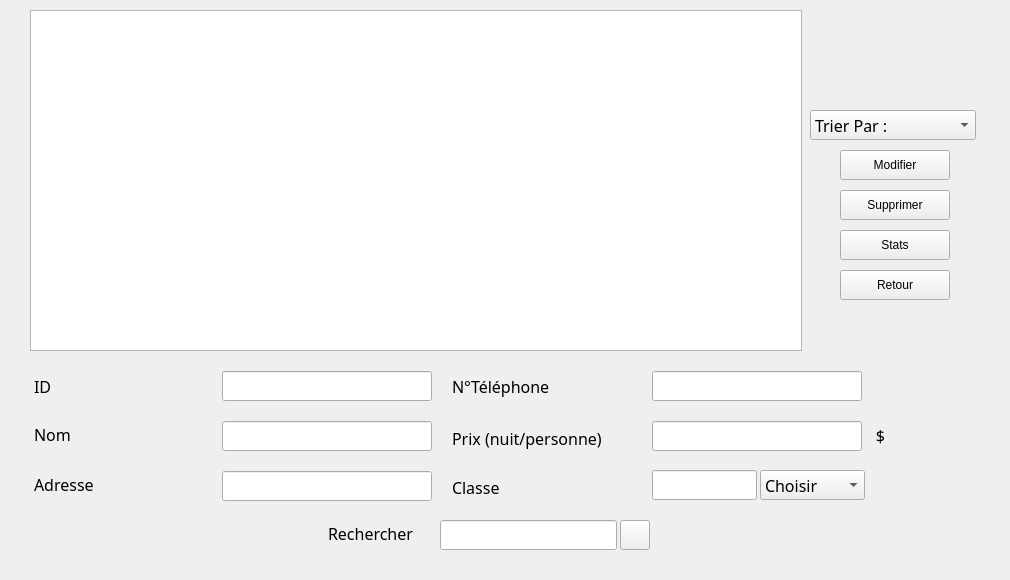
   <widget class="QWidget" name="Afficher_2">
    <attribute name="icon">
     <iconset resource="Ressources.qrc">
      <normaloff>:/Boutons/Bottons/Afficher.png</normaloff>:/Boutons/Bottons/Afficher.png</iconset>
    </attribute>
    <attribute name="title">
     <string>Afficher</string>
    </attribute>
    <widget class="QPushButton" name="pushButton_12">
     <property name="geometry">
      <rect>
       <x>840</x>
       <y>150</y>
       <width>110</width>
       <height>30</height>
      </rect>
     </property>
     <property name="text">
      <string>Modifier</string>
     </property>
     <property name="icon">
      <iconset resource="Ressources.qrc">
       <normaloff>:/Boutons/Bottons/Modifier.png</normaloff>:/Boutons/Bottons/Modifier.png</iconset>
     </property>
    </widget>
    <widget class="QPushButton" name="pushButton_13">
     <property name="geometry">
      <rect>
       <x>840</x>
       <y>190</y>
       <width>110</width>
       <height>30</height>
      </rect>
     </property>
     <property name="text">
      <string>Supprimer</string>
     </property>
     <property name="icon">
      <iconset resource="Ressources.qrc">
       <normaloff>:/Boutons/Bottons/Supprimer.png</normaloff>:/Boutons/Bottons/Supprimer.png</iconset>
     </property>
    </widget>
    <widget class="QPushButton" name="pushButton_14">
     <property name="geometry">
      <rect>
       <x>840</x>
       <y>230</y>
       <width>110</width>
       <height>30</height>
      </rect>
     </property>
     <property name="text">
      <string>Stats</string>
     </property>
     <property name="icon">
      <iconset resource="Ressources.qrc">
       <normaloff>:/Boutons/Bottons/Statistiques.png</normaloff>:/Boutons/Bottons/Statistiques.png</iconset>
     </property>
    </widget>
    <widget class="QLabel" name="labelupdateprice_2">
     <property name="geometry">
      <rect>
       <x>452</x>
       <y>428</y>
       <width>201</width>
       <height>21</height>
      </rect>
     </property>
     <property name="font">
      <font>
       <family>Franklin Gothic Demi Cond</family>
       <pointsize>12</pointsize>
       <weight>50</weight>
       <italic>false</italic>
       <bold>false</bold>
      </font>
     </property>
     <property name="text">
      <string>Prix (nuit/personne)</string>
     </property>
    </widget>
    <widget class="QLabel" name="labelupdateid_3">
     <property name="geometry">
      <rect>
       <x>34</x>
       <y>376</y>
       <width>181</width>
       <height>20</height>
      </rect>
     </property>
     <property name="font">
      <font>
       <family>Franklin Gothic Demi Cond</family>
       <pointsize>12</pointsize>
       <weight>50</weight>
       <italic>false</italic>
       <bold>false</bold>
      </font>
     </property>
     <property name="text">
      <string>ID</string>
     </property>
     <property name="alignment">
      <set>Qt::AlignLeading|Qt::AlignLeft|Qt::AlignVCenter</set>
     </property>
    </widget>
    <widget class="QLineEdit" name="id">
     <property name="geometry">
      <rect>
       <x>222</x>
       <y>371</y>
       <width>210</width>
       <height>30</height>
      </rect>
     </property>
     <property name="font">
      <font>
       <family>Franklin Gothic Demi Cond</family>
       <pointsize>12</pointsize>
       <weight>50</weight>
       <italic>false</italic>
       <bold>false</bold>
      </font>
     </property>
     <property name="dragEnabled">
      <bool>false</bool>
     </property>
     <property name="readOnly">
      <bool>false</bool>
     </property>
    </widget>
    <widget class="QLineEdit" name="nom">
     <property name="geometry">
      <rect>
       <x>222</x>
       <y>421</y>
       <width>210</width>
       <height>30</height>
      </rect>
     </property>
     <property name="font">
      <font>
       <family>Franklin Gothic Demi Cond</family>
       <pointsize>12</pointsize>
       <weight>50</weight>
       <italic>false</italic>
       <bold>false</bold>
      </font>
     </property>
     <property name="dragEnabled">
      <bool>false</bool>
     </property>
     <property name="readOnly">
      <bool>false</bool>
     </property>
    </widget>
    <widget class="QLineEdit" name="adresse">
     <property name="geometry">
      <rect>
       <x>222</x>
       <y>471</y>
       <width>210</width>
       <height>30</height>
      </rect>
     </property>
     <property name="font">
      <font>
       <family>Franklin Gothic Demi Cond</family>
       <pointsize>12</pointsize>
       <weight>50</weight>
       <italic>false</italic>
       <bold>false</bold>
      </font>
     </property>
     <property name="dragEnabled">
      <bool>false</bool>
     </property>
     <property name="readOnly">
      <bool>false</bool>
     </property>
    </widget>
    <widget class="QLabel" name="labelupdatephone_2">
     <property name="geometry">
      <rect>
       <x>452</x>
       <y>376</y>
       <width>191</width>
       <height>21</height>
      </rect>
     </property>
     <property name="font">
      <font>
       <family>Franklin Gothic Demi Cond</family>
       <pointsize>12</pointsize>
       <weight>50</weight>
       <italic>false</italic>
       <bold>false</bold>
      </font>
     </property>
     <property name="text">
      <string>N°Téléphone</string>
     </property>
    </widget>
    <widget class="QLineEdit" name="num">
     <property name="geometry">
      <rect>
       <x>652</x>
       <y>371</y>
       <width>210</width>
       <height>30</height>
      </rect>
     </property>
     <property name="font">
      <font>
       <family>Franklin Gothic Demi Cond</family>
       <pointsize>12</pointsize>
       <weight>50</weight>
       <italic>false</italic>
       <bold>false</bold>
      </font>
     </property>
     <property name="dragEnabled">
      <bool>false</bool>
     </property>
     <property name="readOnly">
      <bool>false</bool>
     </property>
    </widget>
    <widget class="QLabel" name="labelupdateclass_3">
     <property name="geometry">
      <rect>
       <x>452</x>
       <y>479</y>
       <width>191</width>
       <height>16</height>
      </rect>
     </property>
     <property name="font">
      <font>
       <family>Franklin Gothic Demi Cond</family>
       <pointsize>12</pointsize>
       <weight>50</weight>
       <italic>false</italic>
       <bold>false</bold>
      </font>
     </property>
     <property name="text">
      <string>Classe</string>
     </property>
    </widget>
    <widget class="QLabel" name="labelupdateadress_2">
     <property name="geometry">
      <rect>
       <x>34</x>
       <y>474</y>
       <width>171</width>
       <height>21</height>
      </rect>
     </property>
     <property name="font">
      <font>
       <family>Franklin Gothic Demi Cond</family>
       <pointsize>12</pointsize>
       <weight>50</weight>
       <italic>false</italic>
       <bold>false</bold>
      </font>
     </property>
     <property name="text">
      <string>Adresse</string>
     </property>
     <property name="alignment">
      <set>Qt::AlignLeading|Qt::AlignLeft|Qt::AlignVCenter</set>
     </property>
    </widget>
    <widget class="QLineEdit" name="prix">
     <property name="geometry">
      <rect>
       <x>652</x>
       <y>421</y>
       <width>210</width>
       <height>30</height>
      </rect>
     </property>
     <property name="font">
      <font>
       <family>Franklin Gothic Demi Cond</family>
       <pointsize>12</pointsize>
       <weight>50</weight>
       <italic>false</italic>
       <bold>false</bold>
      </font>
     </property>
     <property name="dragEnabled">
      <bool>false</bool>
     </property>
     <property name="readOnly">
      <bool>false</bool>
     </property>
    </widget>
    <widget class="QLabel" name="labelupdatename_2">
     <property name="geometry">
      <rect>
       <x>34</x>
       <y>424</y>
       <width>171</width>
       <height>20</height>
      </rect>
     </property>
     <property name="font">
      <font>
       <family>Franklin Gothic Demi Cond</family>
       <pointsize>12</pointsize>
       <weight>50</weight>
       <italic>false</italic>
       <bold>false</bold>
      </font>
     </property>
     <property name="text">
      <string>Nom</string>
     </property>
     <property name="alignment">
      <set>Qt::AlignLeading|Qt::AlignLeft|Qt::AlignVCenter</set>
     </property>
    </widget>
    <widget class="QLabel" name="label_7">
     <property name="geometry">
      <rect>
       <x>860</x>
       <y>420</y>
       <width>41</width>
       <height>31</height>
      </rect>
     </property>
     <property name="font">
      <font>
       <family>Franklin Gothic Demi Cond</family>
       <pointsize>12</pointsize>
       <weight>50</weight>
       <italic>false</italic>
       <bold>false</bold>
      </font>
     </property>
     <property name="text">
      <string>$</string>
     </property>
     <property name="alignment">
      <set>Qt::AlignCenter</set>
     </property>
    </widget>
    <widget class="QComboBox" name="linecomboBox_5">
     <property name="geometry">
      <rect>
       <x>810</x>
       <y>110</y>
       <width>166</width>
       <height>30</height>
      </rect>
     </property>
     <property name="font">
      <font>
       <family>Franklin Gothic Demi Cond</family>
       <pointsize>12</pointsize>
       <weight>50</weight>
       <italic>false</italic>
       <bold>false</bold>
      </font>
     </property>
     <property name="currentIndex">
      <number>0</number>
     </property>
     <item>
      <property name="text">
       <string>Trier Par :</string>
      </property>
     </item>
     <item>
      <property name="text">
       <string>Id (croissant)</string>
      </property>
     </item>
     <item>
      <property name="text">
       <string>Id (decroissant)</string>
      </property>
     </item>
     <item>
      <property name="text">
       <string>Nom (croissant)</string>
      </property>
     </item>
     <item>
      <property name="text">
       <string>Nom (decroissant)</string>
      </property>
     </item>
     <item>
      <property name="text">
       <string>Classe (croissant)</string>
      </property>
     </item>
     <item>
      <property name="text">
       <string>Classe (decroissant)</string>
      </property>
     </item>
     <item>
      <property name="text">
       <string>Prix (croissant)</string>
      </property>
     </item>
     <item>
      <property name="text">
       <string>Prix (decroissant)</string>
      </property>
     </item>
    </widget>
    <widget class="QLineEdit" name="rechercher">
     <property name="geometry">
      <rect>
       <x>440</x>
       <y>520</y>
       <width>177</width>
       <height>30</height>
      </rect>
     </property>
     <property name="font">
      <font>
       <family>Franklin Gothic Demi Cond</family>
       <pointsize>12</pointsize>
       <weight>50</weight>
       <italic>false</italic>
       <bold>false</bold>
      </font>
     </property>
     <property name="dragEnabled">
      <bool>false</bool>
     </property>
     <property name="readOnly">
      <bool>false</bool>
     </property>
     <property name="cursorMoveStyle">
      <enum>Qt::VisualMoveStyle</enum>
     </property>
     <property name="clearButtonEnabled">
      <bool>true</bool>
     </property>
    </widget>
    <widget class="QLabel" name="labelupdateclass_4">
     <property name="geometry">
      <rect>
       <x>328</x>
       <y>523</y>
       <width>121</width>
       <height>21</height>
      </rect>
     </property>
     <property name="font">
      <font>
       <family>Franklin Gothic Demi Cond</family>
       <pointsize>12</pointsize>
       <weight>50</weight>
       <italic>false</italic>
       <bold>false</bold>
      </font>
     </property>
     <property name="text">
      <string>Rechercher</string>
     </property>
    </widget>
    <widget class="QLineEdit" name="classe1">
     <property name="geometry">
      <rect>
       <x>652</x>
       <y>470</y>
       <width>105</width>
       <height>30</height>
      </rect>
     </property>
    </widget>
    <widget class="QPushButton" name="pushButton_15">
     <property name="geometry">
      <rect>
       <x>620</x>
       <y>520</y>
       <width>30</width>
       <height>30</height>
      </rect>
     </property>
     <property name="text">
      <string/>
     </property>
     <property name="icon">
      <iconset resource="Ressources.qrc">
       <normaloff>:/Boutons/Bottons/Rechercher.png</normaloff>:/Boutons/Bottons/Rechercher.png</iconset>
     </property>
    </widget>
    <widget class="QTableView" name="affichage">
     <property name="geometry">
      <rect>
       <x>30</x>
       <y>10</y>
       <width>772</width>
       <height>341</height>
      </rect>
     </property>
    </widget>
    <widget class="QPushButton" name="pushButton_19">
     <property name="geometry">
      <rect>
       <x>840</x>
       <y>270</y>
       <width>110</width>
       <height>30</height>
      </rect>
     </property>
     <property name="text">
      <string>Retour</string>
     </property>
     <property name="icon">
      <iconset resource="Ressources.qrc">
       <normaloff>:/Boutons/Bottons/Retour.png</normaloff>:/Boutons/Bottons/Retour.png</iconset>
     </property>
    </widget>
    <widget class="QComboBox" name="classe2">
     <property name="geometry">
      <rect>
       <x>760</x>
       <y>470</y>
       <width>105</width>
       <height>30</height>
      </rect>
     </property>
     <property name="font">
      <font>
       <family>Franklin Gothic Demi Cond</family>
       <pointsize>12</pointsize>
       <weight>50</weight>
       <italic>false</italic>
       <bold>false</bold>
      </font>
     </property>
     <item>
      <property name="text">
       <string>Choisir</string>
      </property>
     </item>
     <item>
      <property name="text">
       <string>1</string>
      </property>
      <property name="icon">
       <iconset resource="Ressources.qrc">
        <normaloff>:/Boutons/Bottons/Star.png</normaloff>:/Boutons/Bottons/Star.png</iconset>
      </property>
     </item>
     <item>
      <property name="text">
       <string>2</string>
      </property>
      <property name="icon">
       <iconset resource="Ressources.qrc">
        <normaloff>:/Boutons/Bottons/Star.png</normaloff>:/Boutons/Bottons/Star.png</iconset>
      </property>
     </item>
     <item>
      <property name="text">
       <string>3</string>
      </property>
      <property name="icon">
       <iconset resource="Ressources.qrc">
        <normaloff>:/Boutons/Bottons/Star.png</normaloff>:/Boutons/Bottons/Star.png</iconset>
      </property>
     </item>
     <item>
      <property name="text">
       <string>4</string>
      </property>
      <property name="icon">
       <iconset resource="Ressources.qrc">
        <normaloff>:/Boutons/Bottons/Star.png</normaloff>:/Boutons/Bottons/Star.png</iconset>
      </property>
     </item>
     <item>
      <property name="text">
       <string>5</string>
      </property>
      <property name="icon">
       <iconset resource="Ressources.qrc">
        <normaloff>:/Boutons/Bottons/Star.png</normaloff>:/Boutons/Bottons/Star.png</iconset>
      </property>
     </item>
    </widget>
    <widget class="QLabel" name="label">
     <property name="geometry">
      <rect>
       <x>0</x>
       <y>0</y>
       <width>1001</width>
       <height>571</height>
      </rect>
     </property>
     <property name="text">
      <string/>
     </property>
     <property name="pixmap">
      <pixmap resource="Ressources.qrc">:/Backg/Background/Backg1.jpg</pixmap>
     </property>
    </widget>
    <zorder>label</zorder>
    <zorder>pushButton_12</zorder>
    <zorder>pushButton_13</zorder>
    <zorder>pushButton_14</zorder>
    <zorder>labelupdateprice_2</zorder>
    <zorder>labelupdateid_3</zorder>
    <zorder>id</zorder>
    <zorder>nom</zorder>
    <zorder>adresse</zorder>
    <zorder>labelupdatephone_2</zorder>
    <zorder>num</zorder>
    <zorder>labelupdateclass_3</zorder>
    <zorder>labelupdateadress_2</zorder>
    <zorder>prix</zorder>
    <zorder>labelupdatename_2</zorder>
    <zorder>label_7</zorder>
    <zorder>linecomboBox_5</zorder>
    <zorder>rechercher</zorder>
    <zorder>labelupdateclass_4</zorder>
    <zorder>classe1</zorder>
    <zorder>pushButton_15</zorder>
    <zorder>affichage</zorder>
    <zorder>pushButton_19</zorder>
    <zorder>classe2</zorder>
   </widget>
